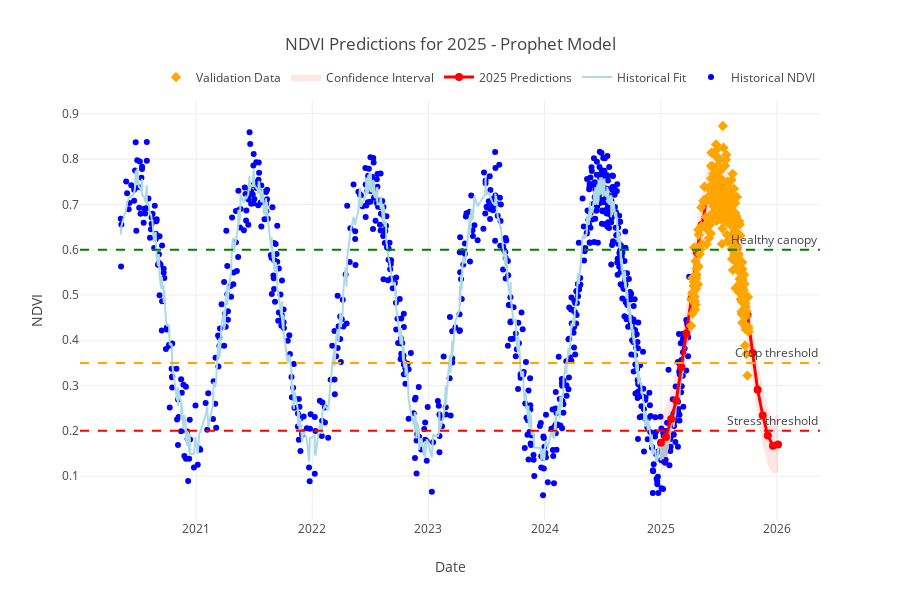
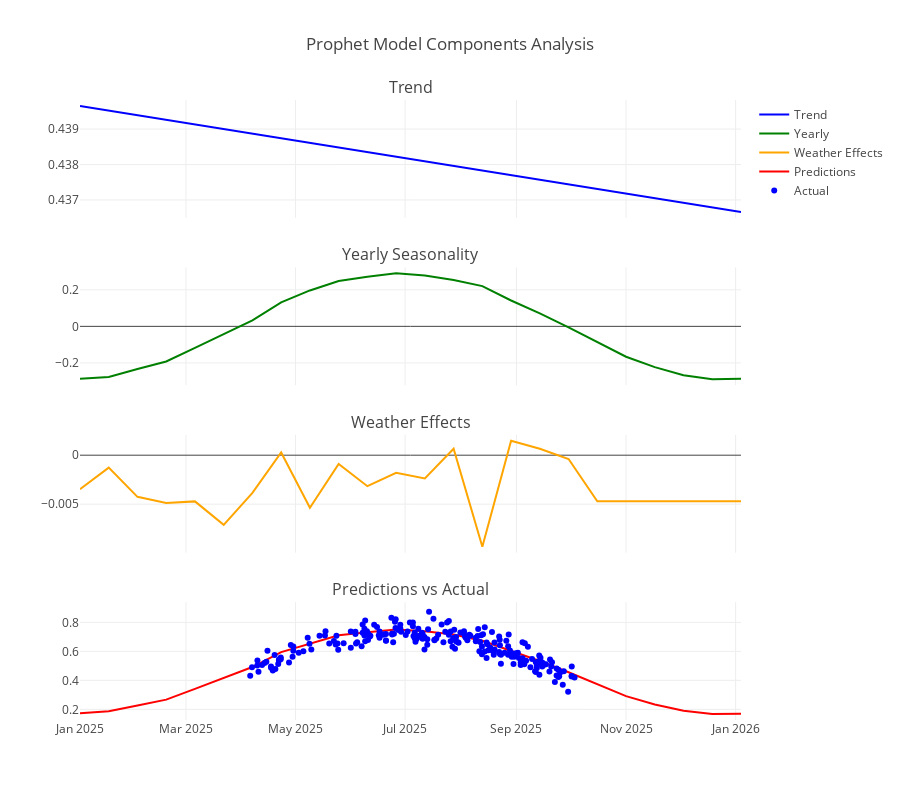
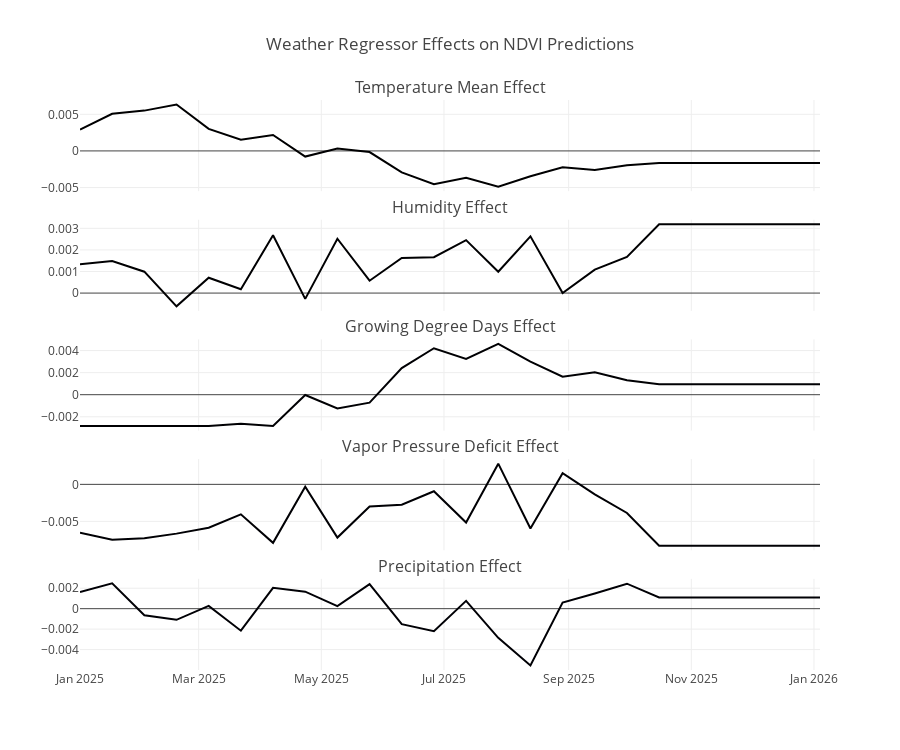
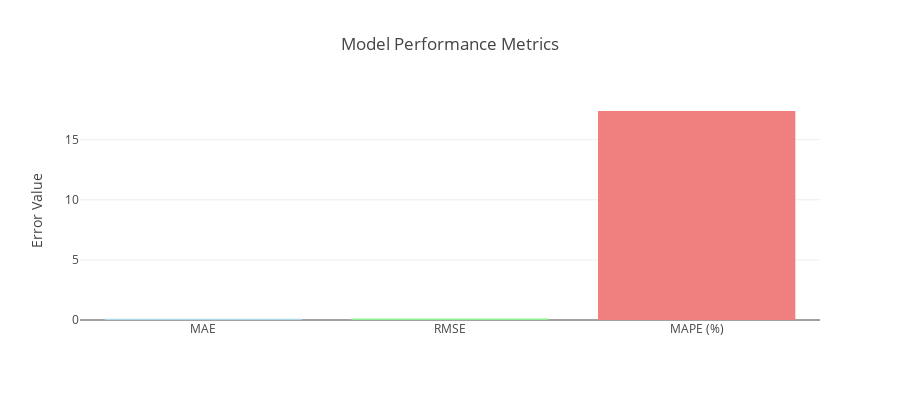

Source (notebook cell) for these figures, in order:
### Markdown cell above
## Visualize Predictions and Components

Create comprehensive visualizations of the model predictions, components, and validation results.

### Code cell
if model is not None and forecast is not None:
    print("📊 Creating visualizations...")
    
    # 1. Main prediction plot with Plotly
    fig_main = go.Figure()
    
    # Historical data
    fig_main.add_trace(go.Scatter(
        x=train_df['ds'],
        y=train_df['y'],
        mode='markers',
        name='Historical NDVI',
        marker=dict(color='blue', size=6),
        hovertemplate='Date: %{x}<br>NDVI: %{y:.3f}<extra></extra>'
    ))
    
    # Historical predictions
    if historical_forecast is not None:
        fig_main.add_trace(go.Scatter(
            x=historical_forecast['ds'],
            y=historical_forecast['yhat'],
            mode='lines',
            name='Historical Fit',
            line=dict(color='lightblue', width=2),
            hovertemplate='Date: %{x}<br>Predicted: %{y:.3f}<extra></extra>'
        ))
    
    # Future predictions
    fig_main.add_trace(go.Scatter(
        x=forecast['ds'],
        y=forecast['yhat'],
        mode='lines+markers',
        name=f'{CURRENT_YEAR} Predictions',
        line=dict(color='red', width=3),
        marker=dict(size=8),
        hovertemplate='Date: %{x}<br>Predicted NDVI: %{y:.3f}<extra></extra>'
    ))
    
    # Confidence intervals
    fig_main.add_trace(go.Scatter(
        x=forecast['ds'],
        y=forecast['yhat_upper'],
        mode='lines',
        line=dict(width=0),
        showlegend=False,
        hoverinfo='skip'
    ))
    
    fig_main.add_trace(go.Scatter(
        x=forecast['ds'],
        y=forecast['yhat_lower'],
        mode='lines',
        fill='tonexty',
        fillcolor='rgba(255,0,0,0.1)',
        line=dict(width=0),
        name='Confidence Interval',
        hovertemplate='Date: %{x}<br>CI: %{y:.3f}<extra></extra>'
    ))
    
    # Validation data if available
    if not val_df.empty:
        fig_main.add_trace(go.Scatter(
            x=val_df['ds'],
            y=val_df['y'],
            mode='markers',
            name='Validation Data',
            marker=dict(color='orange', size=8, symbol='diamond'),
            hovertemplate='Date: %{x}<br>Actual: %{y:.3f}<extra></extra>'
        ))
    
    fig_main.update_layout(
        title=f'NDVI Predictions for {CURRENT_YEAR} - Prophet Model',
        xaxis_title='Date',
        yaxis_title='NDVI',
        height=600,
        hovermode='x unified',
        legend=dict(orientation='h', yanchor='bottom', y=1.02, xanchor='right', x=1)
    )
    
    # Add NDVI interpretation lines
    fig_main.add_hline(y=0.2, line_dash="dash", line_color="red", 
                      annotation_text="Stress threshold")
    fig_main.add_hline(y=0.35, line_dash="dash", line_color="orange", 
                      annotation_text="Crop threshold")
    fig_main.add_hline(y=0.6, line_dash="dash", line_color="green", 
                      annotation_text="Healthy canopy")
    
    fig_main.show()
    
    # 2. Seasonal decomposition plot
    print("📊 Creating component analysis...")
    
    if len(forecast) > 0:
        fig_components = make_subplots(
            rows=4, cols=1,
            subplot_titles=['Trend', 'Yearly Seasonality', 'Weather Effects', 'Predictions vs Actual'],
            vertical_spacing=0.08,
            shared_xaxes=True
        )
        
        # Trend
        if 'trend' in forecast.columns:
            fig_components.add_trace(
                go.Scatter(x=forecast['ds'], y=forecast['trend'], 
                          name='Trend', line=dict(color='blue')),
                row=1, col=1
            )
        
        # Seasonality
        if 'yearly' in forecast.columns:
            fig_components.add_trace(
                go.Scatter(x=forecast['ds'], y=forecast['yearly'], 
                          name='Yearly', line=dict(color='green')),
                row=2, col=1
            )
        
        # Weather effects (sum of regressor contributions)
        weather_effect = np.zeros(len(forecast))
        for regressor in available_regressors:
            if regressor in forecast.columns:
                weather_effect += forecast[regressor].values
        
        fig_components.add_trace(
            go.Scatter(x=forecast['ds'], y=weather_effect, 
                      name='Weather Effects', line=dict(color='orange')),
            row=3, col=1
        )
        
        # Predictions vs actual (if validation data available)
        fig_components.add_trace(
            go.Scatter(x=forecast['ds'], y=forecast['yhat'], 
                      name='Predictions', line=dict(color='red')),
            row=4, col=1
        )
        
        if not val_df.empty and len(val_forecast) > 0:
            fig_components.add_trace(
                go.Scatter(x=val_df['ds'], y=val_df['y'], 
                          mode='markers', name='Actual', marker=dict(color='blue')),
                row=4, col=1
            )
        
        fig_components.update_layout(
            height=800,
            title_text="Prophet Model Components Analysis",
            showlegend=True
        )
        
        fig_components.show()
    
    # 3. Weather regressor effects
    if len(available_regressors) > 0:
        print("📊 Creating weather effects visualization...")
        
        fig_weather = make_subplots(
            rows=len(available_regressors), cols=1,
            subplot_titles=[f'{reg.replace("_", " ").title()} Effect' for reg in available_regressors],
            vertical_spacing=0.05,
            shared_xaxes=True
        )
        
        for i, regressor in enumerate(available_regressors):
            if regressor in forecast.columns:
                fig_weather.add_trace(
                    go.Scatter(
                        x=forecast['ds'], 
                        y=forecast[regressor], 
                        name=regressor.replace('_', ' ').title(),
                        line=dict(width=2)
                    ),
                    row=i+1, col=1
                )
        
        fig_weather.update_layout(
            height=150*len(available_regressors),
            title_text="Weather Regressor Effects on NDVI Predictions",
            showlegend=False
        )
        
        fig_weather.show()
    
    # 4. Model performance visualization (if validation data available)
    if evaluation_results is not None:
        print("📊 Creating performance metrics visualization...")
        
        # Create a simple bar chart of metrics
        metrics_fig = go.Figure(data=[
            go.Bar(
                x=['MAE', 'RMSE', 'MAPE (%)'],
                y=[evaluation_results['mae'], evaluation_results['rmse'], evaluation_results['mape']],
                marker_color=['lightblue', 'lightgreen', 'lightcoral']
            )
        ])
        
        metrics_fig.update_layout(
            title='Model Performance Metrics',
            yaxis_title='Error Value',
            height=400
        )
        
        metrics_fig.show()
    
    print("✅ All visualizations created successfully!")
    
else:
    print("❌ Cannot create visualizations - no model or predictions available")

### Figure 1 — Plotly figure (JSON) as saved in the notebook; plotly's stock layout.template omitted (floating-point values rounded to 4 significant figures; data arrays with more than 128 entries replaced by an {"elided": "..."} marker saying what was removed)
{"data": [{"hovertemplate": "Date: %{x}<br>NDVI: %{y:.3f}<extra></extra>", "marker": {"color": "blue", "size": 6}, "mode": "markers", "name": "Historical NDVI", "type": "scatter", "x": {"elided": "840 str values"}, "y": {"elided": "840 float values"}}, {"hovertemplate": "Date: %{x}<br>Predicted: %{y:.3f}<extra></extra>", "line": {"color": "lightblue", "width": 2}, "mode": "lines", "name": "Historical Fit", "type": "scatter", "x": {"elided": "840 str values"}, "y": {"elided": "840 float values"}}, {"hovertemplate": "Date: %{x}<br>Predicted NDVI: %{y:.3f}<extra></extra>", "line": {"color": "red", "width": 3}, "marker": {"size": 8}, "mode": "lines+markers", "name": "2025 Predictions", "type": "scatter", "x": ["2025-01-01T00:00:00.000000000", "2025-01-17T00:00:00.000000000", "2025-02-02T00:00:00.000000000", "2025-02-18T00:00:00.000000000", "2025-03-06T00:00:00.000000000", "2025-03-22T00:00:00.000000000", "2025-04-07T00:00:00.000000000", "2025-04-23T00:00:00.000000000", "2025-05-09T00:00:00.000000000", "2025-05-25T00:00:00.000000000", "2025-06-10T00:00:00.000000000", "2025-06-26T00:00:00.000000000", "2025-07-12T00:00:00.000000000", "2025-07-28T00:00:00.000000000", "2025-08-13T00:00:00.000000000", "2025-08-29T00:00:00.000000000", "2025-09-14T00:00:00.000000000", "2025-09-30T00:00:00.000000000", "2025-10-16T00:00:00.000000000", "2025-11-01T00:00:00.000000000", "2025-11-17T00:00:00.000000000", "2025-12-03T00:00:00.000000000", "2025-12-19T00:00:00.000000000", "2026-01-04T00:00:00.000000000"], "y": [0.1736, 0.1863, 0.2263, 0.2668, 0.341, 0.4152, 0.492, 0.5947, 0.6545, 0.7107, 0.7318, 0.7515, 0.7386, 0.7169, 0.6735, 0.6053, 0.534, 0.4563, 0.372, 0.2909, 0.234, 0.1895, 0.167, 0.1699]}, {"hoverinfo": "skip", "line": {"width": 0}, "mode": "lines", "showlegend": false, "type": "scatter", "x": ["2025-01-01T00:00:00.000000000", "2025-01-17T00:00:00.000000000", "2025-02-02T00:00:00.000000000", "2025-02-18T00:00:00.000000000", "2025-03-06T00:00:00.000000000", "2025-03-22T00:00:00.000000000", "2025-04-07T00:00:00.000000000", "2025-04-23T00:00:00.000000000", "2025-05-09T00:00:00.000000000", "2025-05-25T00:00:00.000000000", "2025-06-10T00:00:00.000000000", "2025-06-26T00:00:00.000000000", "2025-07-12T00:00:00.000000000", "2025-07-28T00:00:00.000000000", "2025-08-13T00:00:00.000000000", "2025-08-29T00:00:00.000000000", "2025-09-14T00:00:00.000000000", "2025-09-30T00:00:00.000000000", "2025-10-16T00:00:00.000000000", "2025-11-01T00:00:00.000000000", "2025-11-17T00:00:00.000000000", "2025-12-03T00:00:00.000000000", "2025-12-19T00:00:00.000000000", "2026-01-04T00:00:00.000000000"], "y": [0.2329, 0.2534, 0.2912, 0.329, 0.4016, 0.4792, 0.5557, 0.6574, 0.7187, 0.7763, 0.7957, 0.8156, 0.8073, 0.7841, 0.735, 0.6707, 0.6, 0.5206, 0.4343, 0.3573, 0.2943, 0.2507, 0.2292, 0.2356]}, {"fill": "tonexty", "fillcolor": "rgba(255,0,0,0.1)", "hovertemplate": "Date: %{x}<br>CI: %{y:.3f}<extra></extra>", "line": {"width": 0}, "mode": "lines", "name": "Confidence Interval", "type": "scatter", "x": ["2025-01-01T00:00:00.000000000", "2025-01-17T00:00:00.000000000", "2025-02-02T00:00:00.000000000", "2025-02-18T00:00:00.000000000", "2025-03-06T00:00:00.000000000", "2025-03-22T00:00:00.000000000", "2025-04-07T00:00:00.000000000", "2025-04-23T00:00:00.000000000", "2025-05-09T00:00:00.000000000", "2025-05-25T00:00:00.000000000", "2025-06-10T00:00:00.000000000", "2025-06-26T00:00:00.000000000", "2025-07-12T00:00:00.000000000", "2025-07-28T00:00:00.000000000", "2025-08-13T00:00:00.000000000", "2025-08-29T00:00:00.000000000", "2025-09-14T00:00:00.000000000", "2025-09-30T00:00:00.000000000", "2025-10-16T00:00:00.000000000", "2025-11-01T00:00:00.000000000", "2025-11-17T00:00:00.000000000", "2025-12-03T00:00:00.000000000", "2025-12-19T00:00:00.000000000", "2026-01-04T00:00:00.000000000"], "y": [0.1116, 0.1212, 0.1679, 0.2085, 0.2719, 0.3519, 0.4323, 0.5314, 0.5926, 0.6455, 0.6645, 0.6891, 0.6748, 0.651, 0.6099, 0.5394, 0.4705, 0.3934, 0.3086, 0.2287, 0.1695, 0.1232, 0.1054, 0.1087]}, {"hovertemplate": "Date: %{x}<br>Actual: %{y:.3f}<extra></extra>", "marker": {"color": "orange", "size": 8, "symbol": "diamond"}, "mode": "markers", "name": "Validation Data", "type": "scatter", "x": {"elided": "222 str values"}, "y": {"elided": "222 float values"}}], "layout": {"annotations": [{"showarrow": false, "text": "Stress threshold", "x": 1, "xanchor": "right", "xref": "x domain", "y": 0.2, "yanchor": "bottom", "yref": "y"}, {"showarrow": false, "text": "Crop threshold", "x": 1, "xanchor": "right", "xref": "x domain", "y": 0.35, "yanchor": "bottom", "yref": "y"}, {"showarrow": false, "text": "Healthy canopy", "x": 1, "xanchor": "right", "xref": "x domain", "y": 0.6, "yanchor": "bottom", "yref": "y"}], "height": 600, "hovermode": "x unified", "legend": {"orientation": "h", "x": 1, "xanchor": "right", "y": 1.02, "yanchor": "bottom"}, "shapes": [{"line": {"color": "red", "dash": "dash"}, "type": "line", "x0": 0, "x1": 1, "xref": "x domain", "y0": 0.2, "y1": 0.2, "yref": "y"}, {"line": {"color": "orange", "dash": "dash"}, "type": "line", "x0": 0, "x1": 1, "xref": "x domain", "y0": 0.35, "y1": 0.35, "yref": "y"}, {"line": {"color": "green", "dash": "dash"}, "type": "line", "x0": 0, "x1": 1, "xref": "x domain", "y0": 0.6, "y1": 0.6, "yref": "y"}], "title": {"text": "NDVI Predictions for 2025 - Prophet Model"}, "xaxis": {"title": {"text": "Date"}}, "yaxis": {"title": {"text": "NDVI"}}}}

### Figure 2 — Plotly figure (JSON) as saved in the notebook; plotly's stock layout.template omitted (floating-point values rounded to 4 significant figures; data arrays with more than 128 entries replaced by an {"elided": "..."} marker saying what was removed)
{"data": [{"line": {"color": "blue"}, "name": "Trend", "type": "scatter", "x": ["2025-01-01T00:00:00.000000000", "2025-01-17T00:00:00.000000000", "2025-02-02T00:00:00.000000000", "2025-02-18T00:00:00.000000000", "2025-03-06T00:00:00.000000000", "2025-03-22T00:00:00.000000000", "2025-04-07T00:00:00.000000000", "2025-04-23T00:00:00.000000000", "2025-05-09T00:00:00.000000000", "2025-05-25T00:00:00.000000000", "2025-06-10T00:00:00.000000000", "2025-06-26T00:00:00.000000000", "2025-07-12T00:00:00.000000000", "2025-07-28T00:00:00.000000000", "2025-08-13T00:00:00.000000000", "2025-08-29T00:00:00.000000000", "2025-09-14T00:00:00.000000000", "2025-09-30T00:00:00.000000000", "2025-10-16T00:00:00.000000000", "2025-11-01T00:00:00.000000000", "2025-11-17T00:00:00.000000000", "2025-12-03T00:00:00.000000000", "2025-12-19T00:00:00.000000000", "2026-01-04T00:00:00.000000000"], "xaxis": "x", "y": [0.4397, 0.4395, 0.4394, 0.4393, 0.4391, 0.439, 0.4389, 0.4387, 0.4386, 0.4385, 0.4384, 0.4382, 0.4381, 0.438, 0.4378, 0.4377, 0.4376, 0.4374, 0.4373, 0.4372, 0.4371, 0.4369, 0.4368, 0.4367], "yaxis": "y"}, {"line": {"color": "green"}, "name": "Yearly", "type": "scatter", "x": ["2025-01-01T00:00:00.000000000", "2025-01-17T00:00:00.000000000", "2025-02-02T00:00:00.000000000", "2025-02-18T00:00:00.000000000", "2025-03-06T00:00:00.000000000", "2025-03-22T00:00:00.000000000", "2025-04-07T00:00:00.000000000", "2025-04-23T00:00:00.000000000", "2025-05-09T00:00:00.000000000", "2025-05-25T00:00:00.000000000", "2025-06-10T00:00:00.000000000", "2025-06-26T00:00:00.000000000", "2025-07-12T00:00:00.000000000", "2025-07-28T00:00:00.000000000", "2025-08-13T00:00:00.000000000", "2025-08-29T00:00:00.000000000", "2025-09-14T00:00:00.000000000", "2025-09-30T00:00:00.000000000", "2025-10-16T00:00:00.000000000", "2025-11-01T00:00:00.000000000", "2025-11-17T00:00:00.000000000", "2025-12-03T00:00:00.000000000", "2025-12-19T00:00:00.000000000", "2026-01-04T00:00:00.000000000"], "xaxis": "x2", "y": [-0.2872, -0.2766, -0.2335, -0.1922, -0.118, -0.04134, 0.0324, 0.1311, 0.1967, 0.2485, 0.272, 0.2904, 0.2783, 0.2537, 0.2204, 0.1415, 0.07114, -0.005375, -0.08527, -0.1662, -0.223, -0.2673, -0.2897, -0.2867], "yaxis": "y2"}, {"line": {"color": "orange"}, "name": "Weather Effects", "type": "scatter", "x": ["2025-01-01T00:00:00.000000000", "2025-01-17T00:00:00.000000000", "2025-02-02T00:00:00.000000000", "2025-02-18T00:00:00.000000000", "2025-03-06T00:00:00.000000000", "2025-03-22T00:00:00.000000000", "2025-04-07T00:00:00.000000000", "2025-04-23T00:00:00.000000000", "2025-05-09T00:00:00.000000000", "2025-05-25T00:00:00.000000000", "2025-06-10T00:00:00.000000000", "2025-06-26T00:00:00.000000000", "2025-07-12T00:00:00.000000000", "2025-07-28T00:00:00.000000000", "2025-08-13T00:00:00.000000000", "2025-08-29T00:00:00.000000000", "2025-09-14T00:00:00.000000000", "2025-09-30T00:00:00.000000000", "2025-10-16T00:00:00.000000000", "2025-11-01T00:00:00.000000000", "2025-11-17T00:00:00.000000000", "2025-12-03T00:00:00.000000000", "2025-12-19T00:00:00.000000000", "2026-01-04T00:00:00.000000000"], "xaxis": "x3", "y": [-0.00347, -0.00127, -0.004249, -0.004868, -0.004714, -0.007107, -0.003854, 0.0002762, -0.005362, -0.0009015, -0.003165, -0.001795, -0.002372, 0.0006586, -0.00934, 0.00148, 0.0006587, -0.0003933, -0.004702, -0.004702, -0.004702, -0.004702, -0.004702, -0.004702], "yaxis": "y3"}, {"line": {"color": "red"}, "name": "Predictions", "type": "scatter", "x": ["2025-01-01T00:00:00.000000000", "2025-01-17T00:00:00.000000000", "2025-02-02T00:00:00.000000000", "2025-02-18T00:00:00.000000000", "2025-03-06T00:00:00.000000000", "2025-03-22T00:00:00.000000000", "2025-04-07T00:00:00.000000000", "2025-04-23T00:00:00.000000000", "2025-05-09T00:00:00.000000000", "2025-05-25T00:00:00.000000000", "2025-06-10T00:00:00.000000000", "2025-06-26T00:00:00.000000000", "2025-07-12T00:00:00.000000000", "2025-07-28T00:00:00.000000000", "2025-08-13T00:00:00.000000000", "2025-08-29T00:00:00.000000000", "2025-09-14T00:00:00.000000000", "2025-09-30T00:00:00.000000000", "2025-10-16T00:00:00.000000000", "2025-11-01T00:00:00.000000000", "2025-11-17T00:00:00.000000000", "2025-12-03T00:00:00.000000000", "2025-12-19T00:00:00.000000000", "2026-01-04T00:00:00.000000000"], "xaxis": "x4", "y": [0.1736, 0.1863, 0.2263, 0.2668, 0.341, 0.4152, 0.492, 0.5947, 0.6545, 0.7107, 0.7318, 0.7515, 0.7386, 0.7169, 0.6735, 0.6053, 0.534, 0.4563, 0.372, 0.2909, 0.234, 0.1895, 0.167, 0.1699], "yaxis": "y4"}, {"marker": {"color": "blue"}, "mode": "markers", "name": "Actual", "type": "scatter", "x": {"elided": "222 str values"}, "xaxis": "x4", "y": {"elided": "222 float values"}, "yaxis": "y4"}], "layout": {"annotations": [{"font": {"size": 16}, "showarrow": false, "text": "Trend", "x": 0.5, "xanchor": "center", "xref": "paper", "y": 1, "yanchor": "bottom", "yref": "paper"}, {"font": {"size": 16}, "showarrow": false, "text": "Yearly Seasonality", "x": 0.5, "xanchor": "center", "xref": "paper", "y": 0.73, "yanchor": "bottom", "yref": "paper"}, {"font": {"size": 16}, "showarrow": false, "text": "Weather Effects", "x": 0.5, "xanchor": "center", "xref": "paper", "y": 0.46, "yanchor": "bottom", "yref": "paper"}, {"font": {"size": 16}, "showarrow": false, "text": "Predictions vs Actual", "x": 0.5, "xanchor": "center", "xref": "paper", "y": 0.19, "yanchor": "bottom", "yref": "paper"}], "height": 800, "showlegend": true, "title": {"text": "Prophet Model Components Analysis"}, "xaxis": {"anchor": "y", "domain": [0, 1], "matches": "x4", "showticklabels": false}, "xaxis2": {"anchor": "y2", "domain": [0, 1], "matches": "x4", "showticklabels": false}, "xaxis3": {"anchor": "y3", "domain": [0, 1], "matches": "x4", "showticklabels": false}, "xaxis4": {"anchor": "y4", "domain": [0, 1]}, "yaxis": {"anchor": "x", "domain": [0.81, 1]}, "yaxis2": {"anchor": "x2", "domain": [0.54, 0.73]}, "yaxis3": {"anchor": "x3", "domain": [0.27, 0.46]}, "yaxis4": {"anchor": "x4", "domain": [0, 0.19]}}}

### Figure 3 — Plotly figure (JSON) as saved in the notebook; plotly's stock layout.template omitted (floating-point values rounded to 4 significant figures)
{"data": [{"line": {"width": 2}, "name": "Temperature Mean", "type": "scatter", "x": ["2025-01-01T00:00:00.000000000", "2025-01-17T00:00:00.000000000", "2025-02-02T00:00:00.000000000", "2025-02-18T00:00:00.000000000", "2025-03-06T00:00:00.000000000", "2025-03-22T00:00:00.000000000", "2025-04-07T00:00:00.000000000", "2025-04-23T00:00:00.000000000", "2025-05-09T00:00:00.000000000", "2025-05-25T00:00:00.000000000", "2025-06-10T00:00:00.000000000", "2025-06-26T00:00:00.000000000", "2025-07-12T00:00:00.000000000", "2025-07-28T00:00:00.000000000", "2025-08-13T00:00:00.000000000", "2025-08-29T00:00:00.000000000", "2025-09-14T00:00:00.000000000", "2025-09-30T00:00:00.000000000", "2025-10-16T00:00:00.000000000", "2025-11-01T00:00:00.000000000", "2025-11-17T00:00:00.000000000", "2025-12-03T00:00:00.000000000", "2025-12-19T00:00:00.000000000", "2026-01-04T00:00:00.000000000"], "xaxis": "x", "y": [0.002927, 0.00508, 0.005507, 0.006333, 0.003009, 0.001533, 0.002175, -0.0007729, 0.0003119, -0.0001574, -0.00294, -0.004536, -0.003677, -0.00488, -0.003464, -0.002244, -0.0026, -0.001967, -0.001647, -0.001647, -0.001647, -0.001647, -0.001647, -0.001647], "yaxis": "y"}, {"line": {"width": 2}, "name": "Humidity", "type": "scatter", "x": ["2025-01-01T00:00:00.000000000", "2025-01-17T00:00:00.000000000", "2025-02-02T00:00:00.000000000", "2025-02-18T00:00:00.000000000", "2025-03-06T00:00:00.000000000", "2025-03-22T00:00:00.000000000", "2025-04-07T00:00:00.000000000", "2025-04-23T00:00:00.000000000", "2025-05-09T00:00:00.000000000", "2025-05-25T00:00:00.000000000", "2025-06-10T00:00:00.000000000", "2025-06-26T00:00:00.000000000", "2025-07-12T00:00:00.000000000", "2025-07-28T00:00:00.000000000", "2025-08-13T00:00:00.000000000", "2025-08-29T00:00:00.000000000", "2025-09-14T00:00:00.000000000", "2025-09-30T00:00:00.000000000", "2025-10-16T00:00:00.000000000", "2025-11-01T00:00:00.000000000", "2025-11-17T00:00:00.000000000", "2025-12-03T00:00:00.000000000", "2025-12-19T00:00:00.000000000", "2026-01-04T00:00:00.000000000"], "xaxis": "x2", "y": [0.001339, 0.001489, 0.0009909, -0.0006143, 0.0007099, 0.0001786, 0.002677, -0.0002693, 0.002518, 0.0005736, 0.001628, 0.001661, 0.002454, 0.0009909, 0.00263, 3.292e-06, 0.001085, 0.001675, 0.003189, 0.003189, 0.003189, 0.003189, 0.003189, 0.003189], "yaxis": "y2"}, {"line": {"width": 2}, "name": "Growing Degree Days", "type": "scatter", "x": ["2025-01-01T00:00:00.000000000", "2025-01-17T00:00:00.000000000", "2025-02-02T00:00:00.000000000", "2025-02-18T00:00:00.000000000", "2025-03-06T00:00:00.000000000", "2025-03-22T00:00:00.000000000", "2025-04-07T00:00:00.000000000", "2025-04-23T00:00:00.000000000", "2025-05-09T00:00:00.000000000", "2025-05-25T00:00:00.000000000", "2025-06-10T00:00:00.000000000", "2025-06-26T00:00:00.000000000", "2025-07-12T00:00:00.000000000", "2025-07-28T00:00:00.000000000", "2025-08-13T00:00:00.000000000", "2025-08-29T00:00:00.000000000", "2025-09-14T00:00:00.000000000", "2025-09-30T00:00:00.000000000", "2025-10-16T00:00:00.000000000", "2025-11-01T00:00:00.000000000", "2025-11-17T00:00:00.000000000", "2025-12-03T00:00:00.000000000", "2025-12-19T00:00:00.000000000", "2026-01-04T00:00:00.000000000"], "xaxis": "x3", "y": [-0.00284, -0.00284, -0.00284, -0.00284, -0.00284, -0.002623, -0.00284, -2.686e-05, -0.001248, -0.0007199, 0.002413, 0.00421, 0.003244, 0.004598, 0.003003, 0.00163, 0.00203, 0.001318, 0.0009573, 0.0009573, 0.0009573, 0.0009573, 0.0009573, 0.0009573], "yaxis": "y3"}, {"line": {"width": 2}, "name": "Vapor Pressure Deficit", "type": "scatter", "x": ["2025-01-01T00:00:00.000000000", "2025-01-17T00:00:00.000000000", "2025-02-02T00:00:00.000000000", "2025-02-18T00:00:00.000000000", "2025-03-06T00:00:00.000000000", "2025-03-22T00:00:00.000000000", "2025-04-07T00:00:00.000000000", "2025-04-23T00:00:00.000000000", "2025-05-09T00:00:00.000000000", "2025-05-25T00:00:00.000000000", "2025-06-10T00:00:00.000000000", "2025-06-26T00:00:00.000000000", "2025-07-12T00:00:00.000000000", "2025-07-28T00:00:00.000000000", "2025-08-13T00:00:00.000000000", "2025-08-29T00:00:00.000000000", "2025-09-14T00:00:00.000000000", "2025-09-30T00:00:00.000000000", "2025-10-16T00:00:00.000000000", "2025-11-01T00:00:00.000000000", "2025-11-17T00:00:00.000000000", "2025-12-03T00:00:00.000000000", "2025-12-19T00:00:00.000000000", "2026-01-04T00:00:00.000000000"], "xaxis": "x4", "y": [-0.006526, -0.007476, -0.00727, -0.006656, -0.005866, -0.004044, -0.007904, -0.0003207, -0.00719, -0.003003, -0.002747, -0.0009362, -0.005156, 0.002798, -0.005957, 0.001498, -0.001341, -0.003864, -0.008292, -0.008292, -0.008292, -0.008292, -0.008292, -0.008292], "yaxis": "y4"}, {"line": {"width": 2}, "name": "Precipitation", "type": "scatter", "x": ["2025-01-01T00:00:00.000000000", "2025-01-17T00:00:00.000000000", "2025-02-02T00:00:00.000000000", "2025-02-18T00:00:00.000000000", "2025-03-06T00:00:00.000000000", "2025-03-22T00:00:00.000000000", "2025-04-07T00:00:00.000000000", "2025-04-23T00:00:00.000000000", "2025-05-09T00:00:00.000000000", "2025-05-25T00:00:00.000000000", "2025-06-10T00:00:00.000000000", "2025-06-26T00:00:00.000000000", "2025-07-12T00:00:00.000000000", "2025-07-28T00:00:00.000000000", "2025-08-13T00:00:00.000000000", "2025-08-29T00:00:00.000000000", "2025-09-14T00:00:00.000000000", "2025-09-30T00:00:00.000000000", "2025-10-16T00:00:00.000000000", "2025-11-01T00:00:00.000000000", "2025-11-17T00:00:00.000000000", "2025-12-03T00:00:00.000000000", "2025-12-19T00:00:00.000000000", "2026-01-04T00:00:00.000000000"], "xaxis": "x5", "y": [0.00163, 0.002477, -0.0006369, -0.001091, 0.0002734, -0.002151, 0.002038, 0.001666, 0.0002453, 0.002405, -0.001519, -0.002195, 0.000763, -0.002848, -0.005552, 0.0005928, 0.001484, 0.002445, 0.001091, 0.001091, 0.001091, 0.001091, 0.001091, 0.001091], "yaxis": "y5"}], "layout": {"annotations": [{"font": {"size": 16}, "showarrow": false, "text": "Temperature Mean Effect", "x": 0.5, "xanchor": "center", "xref": "paper", "y": 1, "yanchor": "bottom", "yref": "paper"}, {"font": {"size": 16}, "showarrow": false, "text": "Humidity Effect", "x": 0.5, "xanchor": "center", "xref": "paper", "y": 0.79, "yanchor": "bottom", "yref": "paper"}, {"font": {"size": 16}, "showarrow": false, "text": "Growing Degree Days Effect", "x": 0.5, "xanchor": "center", "xref": "paper", "y": 0.58, "yanchor": "bottom", "yref": "paper"}, {"font": {"size": 16}, "showarrow": false, "text": "Vapor Pressure Deficit Effect", "x": 0.5, "xanchor": "center", "xref": "paper", "y": 0.37, "yanchor": "bottom", "yref": "paper"}, {"font": {"size": 16}, "showarrow": false, "text": "Precipitation Effect", "x": 0.5, "xanchor": "center", "xref": "paper", "y": 0.16, "yanchor": "bottom", "yref": "paper"}], "height": 750, "showlegend": false, "title": {"text": "Weather Regressor Effects on NDVI Predictions"}, "xaxis": {"anchor": "y", "domain": [0, 1], "matches": "x5", "showticklabels": false}, "xaxis2": {"anchor": "y2", "domain": [0, 1], "matches": "x5", "showticklabels": false}, "xaxis3": {"anchor": "y3", "domain": [0, 1], "matches": "x5", "showticklabels": false}, "xaxis4": {"anchor": "y4", "domain": [0, 1], "matches": "x5", "showticklabels": false}, "xaxis5": {"anchor": "y5", "domain": [0, 1]}, "yaxis": {"anchor": "x", "domain": [0.84, 1]}, "yaxis2": {"anchor": "x2", "domain": [0.63, 0.79]}, "yaxis3": {"anchor": "x3", "domain": [0.42, 0.58]}, "yaxis4": {"anchor": "x4", "domain": [0.21, 0.37]}, "yaxis5": {"anchor": "x5", "domain": [0, 0.16]}}}

### Figure 4 — Plotly figure (JSON) as saved in the notebook; plotly's stock layout.template omitted (floating-point values rounded to 4 significant figures)
{"data": [{"marker": {"color": ["lightblue", "lightgreen", "lightcoral"]}, "type": "bar", "x": ["MAE", "RMSE", "MAPE (%)"], "y": [0.1035, 0.1282, 17.38]}], "layout": {"height": 400, "title": {"text": "Model Performance Metrics"}, "yaxis": {"title": {"text": "Error Value"}}}}
